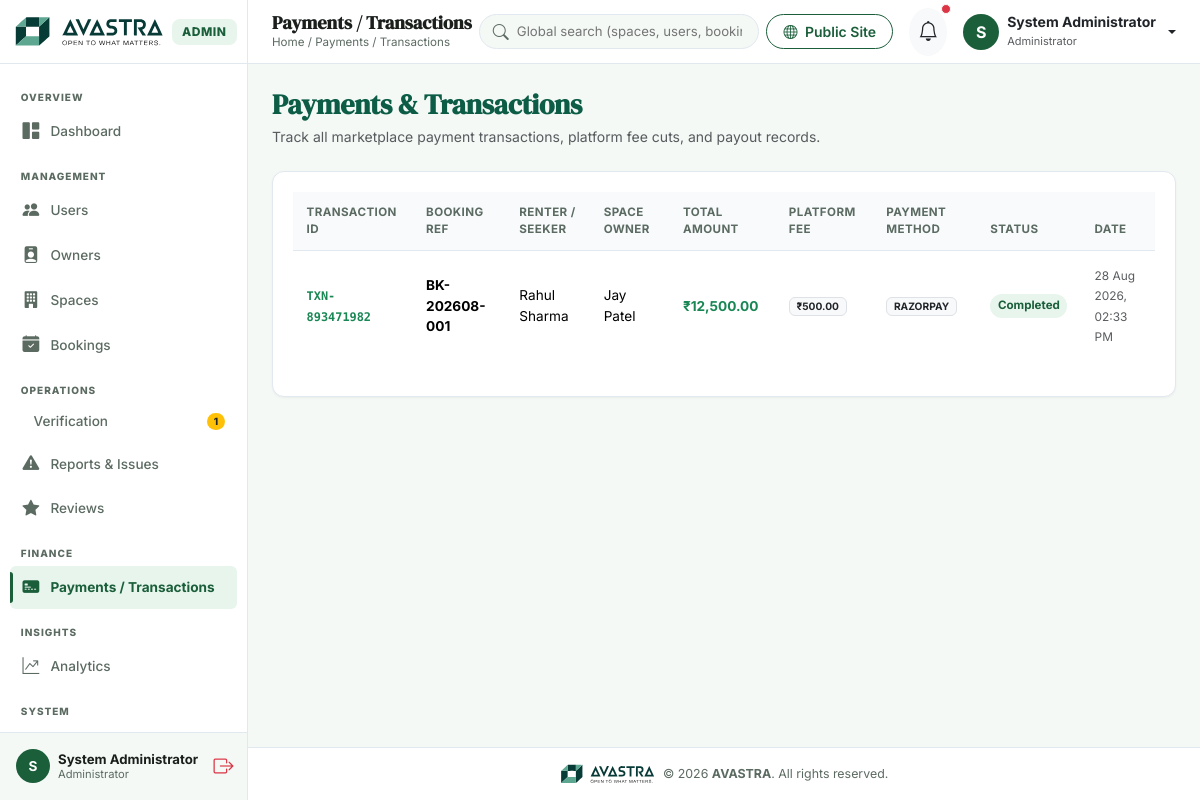
/admin/payments.php (signed in), run on the app's committed database.
### tables this page shows
CREATE TABLE IF NOT EXISTS `payments` (
  `id` INT AUTO_INCREMENT PRIMARY KEY,
  `booking_id` INT NOT NULL,
  `transaction_id` VARCHAR(100) DEFAULT NULL,
  `payment_method` ENUM('razorpay', 'cash', 'bank_transfer', 'pay_later') NOT NULL DEFAULT 'cash',
  `amount` DECIMAL(10, 2) NOT NULL,
  `status` ENUM('pending', 'completed', 'failed', 'refunded') NOT NULL DEFAULT 'pending',
  `paid_at` TIMESTAMP NULL DEFAULT NULL,
  `created_at` TIMESTAMP DEFAULT CURRENT_TIMESTAMP,
  FOREIGN KEY (`booking_id`) REFERENCES `bookings` (`id`) ON DELETE CASCADE
);

CREATE TABLE IF NOT EXISTS `bookings` (
  `id` INT AUTO_INCREMENT PRIMARY KEY,
  `booking_code` VARCHAR(50) NOT NULL UNIQUE,
  `space_id` INT NOT NULL,
  `seeker_id` INT NOT NULL,
  `start_date` DATE NOT NULL,
  `end_date` DATE NOT NULL,
  `total_days` INT NOT NULL,
  `purpose` VARCHAR(150) NOT NULL,
  `base_amount` DECIMAL(10, 2) NOT NULL,
  `platform_fee` DECIMAL(10, 2) NOT NULL,
  `deposit_amount` DECIMAL(10, 2) DEFAULT 0.00,
  `total_amount` DECIMAL(10, 2) NOT NULL,
  `status` ENUM('pending', 'confirmed', 'active', 'completed', 'cancelled', 'rejected') NOT NULL DEFAULT 'pending',
  `cancellation_reason` TEXT DEFAULT NULL,
  `created_at` TIMESTAMP DEFAULT CURRENT_TIMESTAMP,
  `updated_at` TIMESTAMP DEFAULT CURRENT_TIMESTAMP ON UPDATE CURRENT_TIMESTAMP,
  FOREIGN KEY (`space_id`) REFERENCES `spaces` (`id`) ON DELETE CASCADE,
  FOREIGN KEY (`seeker_id`) REFERENCES `users` (`id`) ON DELETE CASCADE
);

CREATE TABLE IF NOT EXISTS `users` (
  `id` INT AUTO_INCREMENT PRIMARY KEY,
  `role_id` INT NOT NULL DEFAULT 2,
  `full_name` VARCHAR(100) NOT NULL,
  `email` VARCHAR(150) NOT NULL UNIQUE,
  `password_hash` VARCHAR(255) NOT NULL,
  `phone` VARCHAR(20) DEFAULT NULL,
  `profile_image` VARCHAR(255) DEFAULT 'default-avatar.png',
  `address` TEXT DEFAULT NULL,
  `city` VARCHAR(100) DEFAULT NULL,
  `state` VARCHAR(100) DEFAULT NULL,
  `zip_code` VARCHAR(20) DEFAULT NULL,
  `status` ENUM('active', 'inactive', 'blocked', 'pending') NOT NULL DEFAULT 'active',
  `email_verified` TINYINT(1) DEFAULT 0,
  `created_at` TIMESTAMP DEFAULT CURRENT_TIMESTAMP,
  `updated_at` TIMESTAMP DEFAULT CURRENT_TIMESTAMP ON UPDATE CURRENT_TIMESTAMP,
  FOREIGN KEY (`role_id`) REFERENCES `roles` (`id`) ON DELETE CASCADE
);

### admin/payments.php (the view, shortened to what this page needs)
<?php
require_once __DIR__ . '/includes/header.php';
require_once __DIR__ . '/includes/sidebar.php';
$db = Database::getInstance();
$sql = "
    SELECT p.*, b.booking_code, b.base_amount, b.platform_fee, u.full_name AS seeker_name, o.full_name AS owner_name, s.title AS space_title
    FROM payments p
    JOIN bookings b ON p.booking_id = b.id
    JOIN users u ON b.seeker_id = u.id
    JOIN spaces s ON b.space_id = s.id
    JOIN users o ON s.owner_id = o.id
    ORDER BY p.created_at DESC
";
$payments = $db->query($sql)->fetchAll();
?>
<div id="admin-main">
    <?php require_once __DIR__ . '/includes/navbar.php'; ?>
    <main class="p-4">
        <div class="d-flex justify-content-between align-items-center mb-4">
            <div>
                <h3 class="fw-bold mb-1" style="color:#0d5c46;">Payments & Transactions</h3>
                <p class="text-muted small mb-0">Track all marketplace payment transactions, platform fee cuts, and payout records.</p>
            </div>
        </div>
        <div class="avastra-card">
            <?php if (empty($payments)): ?>
                <div class="text-center py-5 text-muted">No transactions recorded yet.</div>
            <?php else: ?>
                <div class="table-responsive">
                    <table class="table table-avastra align-middle">
                        <thead>
                            <tr>
                                <th>Transaction ID</th>
                                <th>Booking Ref</th>
                                <th>Renter / Seeker</th>
                                <th>Space Owner</th>
                                <th>Total Amount</th>
                                <th>Platform Fee</th>
                                <th>Payment Method</th>
                                <th>Status</th>
                                <th>Date</th>
                            </tr>
                        </thead>
                        <tbody>
                            <?php foreach ($payments as $p): ?>
                                <tr>
                                    <td><code class="fw-bold text-success"><?= htmlspecialchars($p['transaction_id'] ?? 'N/A'); ?></code></td>
                                    <td><strong><?= htmlspecialchars($p['booking_code']); ?></strong></td>
                                    <td><?= htmlspecialchars($p['seeker_name']); ?></td>
                                    <td><?= htmlspecialchars($p['owner_name']); ?></td>
                                    <td class="fw-bold text-success">₹<?= number_format($p['amount'], 2); ?></td>
                                    <td><span class="badge bg-light text-dark border">₹<?= number_format($p['platform_fee'] ?? 0, 2); ?></span></td>
                                    <td><span class="badge bg-light text-dark border"><?= strtoupper($p['payment_method']); ?></span></td>
                                    <td><span class="badge-status <?= $p['status']; ?>"><?= ucfirst($p['status']); ?></span></td>
                                    <td><small class="text-muted"><?= $p['paid_at'] ? date('d M Y, h:i A', strtotime($p['paid_at'])) : 'Pending'; ?></small></td>
                                </tr>
                            <?php endforeach; ?>
                        </tbody>
                    </table>
                </div>
            <?php endif; ?>
        </div>
    </main>
<?php require_once __DIR__ . '/includes/footer.php'; ?>

### assets/css/admin.css (style rules this page uses)
:root { --avastra-primary: #1B5E3A; --avastra-primary-light: #4CAF6D; --avastra-light-green: #E7F5EC; --avastra-supporting-green: #9FD4B4; --avastra-soft-neutral: #DCE6E0; --avastra-muted: #5C6B62; --avastra-ink: #1A1F1C; --avastra-white: #FFFFFF; --avastra-warning: #E8A33D; --avastra-body-bg: #F4F9F6; --avastra-sidebar-bg: #FFFFFF; --avastra-header-bg: #FFFFFF; --avastra-card-bg: #FFFFFF; --avastra-border-color: #E2E8F0; --avastra-radius-sm: 6px; --avastra-radius-md: 10px; --avastra-radius-lg: 12px; --avastra-shadow-sm: 0 1px 3px rgba(0, 0, 0, 0.03), 0 1px 2px rgba(0, 0, 0, 0.02); --avastra-shadow-md: 0 4px 12px -2px rgba(27, 94, 58, 0.05); }
body { font-family: 'Inter', -apple-system, BlinkMacSystemFont, sans-serif; background-color: var(--avastra-body-bg); color: var(--avastra-ink); overflow-x: hidden; }
h1, h2, h3, .serif-heading { font-family: 'DM Serif Display', Georgia, serif; color: var(--avastra-ink); letter-spacing: -0.2px; }
code, .font-mono { font-family: 'DM Mono', monospace; }
#admin-main { margin-left: 248px; flex-grow: 1; display: flex; flex-direction: column; min-width: 0; }
.avastra-card { background: var(--avastra-card-bg); border-radius: var(--avastra-radius-lg); border: 1px solid var(--avastra-border-color); box-shadow: var(--avastra-shadow-sm); padding: 1.25rem; margin-bottom: 1.15rem; }
.table-avastra { width: 100%; border-collapse: separate; border-spacing: 0; }
.table-avastra th { background: #F8FAFC; color: var(--avastra-muted); font-weight: 700; font-size: 0.725rem; text-transform: uppercase; letter-spacing: 0.4px; padding: 0.75rem 0.85rem; border-bottom: 1px solid var(--avastra-border-color); }
.table-avastra td { padding: 0.85rem; border-bottom: 1px solid var(--avastra-border-color); vertical-align: middle; font-size: 0.85rem; }
.table-avastra tr:last-child td { border-bottom: none; }
.badge-status { padding: 0.28em 0.65em; border-radius: 16px; font-size: 0.725rem; font-weight: 700; display: inline-flex; align-items: center; gap: 4px; }
.badge-status.approved, .badge-status.verified, .badge-status.active, .badge-status.published, .badge-status.completed, .badge-status.paid { background: var(--avastra-light-green); color: var(--avastra-primary); }

### data on the page
payments: transaction "TXN-893471982", booking.booking_code "BK-202608-001", users.full_name "Rahul Sharma", users.full_name "Jay Patel", amount "12,500.00", booking.platform_fee "500.00", payment_method "RAZORPAY", status "Completed", paid_at "28 Aug 2026, 02:33 PM"

### other printed values
$pendingVerificationCount "1"
substr($currentUser['full_name'] ?? 'A', 0, 1) "S"
$currentUser['full_name'] "System Administrator"
$pageTitle "Payments / Transactions"
